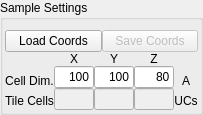
       <widget class="QGroupBox" name="box_sampleSettings">
        <property name="sizePolicy">
         <sizepolicy hsizetype="Maximum" vsizetype="Maximum">
          <horstretch>0</horstretch>
          <verstretch>0</verstretch>
         </sizepolicy>
        </property>
        <property name="maximumSize">
         <size>
          <width>510</width>
          <height>16777215</height>
         </size>
        </property>
        <property name="title">
         <string>Sample Settings</string>
        </property>
        <layout class="QHBoxLayout" name="horizontalLayout_13">
         <property name="spacing">
          <number>0</number>
         </property>
         <property name="leftMargin">
          <number>2</number>
         </property>
         <property name="topMargin">
          <number>10</number>
         </property>
         <property name="rightMargin">
          <number>2</number>
         </property>
         <property name="bottomMargin">
          <number>2</number>
         </property>
         <item>
          <layout class="QVBoxLayout" name="verticalLayout_13">
           <property name="spacing">
            <number>0</number>
           </property>
           <item>
            <layout class="QHBoxLayout" name="horizontalLayout_2">
             <property name="spacing">
              <number>0</number>
             </property>
             <item>
              <widget class="QPushButton" name="btn_atomsfile_browse">
               <property name="text">
                <string>Load Coords</string>
               </property>
              </widget>
             </item>
             <item>
              <widget class="QPushButton" name="btn_saveCoordinates">
               <property name="enabled">
                <bool>false</bool>
               </property>
               <property name="sizePolicy">
                <sizepolicy hsizetype="Minimum" vsizetype="Fixed">
                 <horstretch>0</horstretch>
                 <verstretch>0</verstretch>
                </sizepolicy>
               </property>
               <property name="text">
                <string>Save Coords</string>
               </property>
              </widget>
             </item>
            </layout>
           </item>
           <item>
            <layout class="QHBoxLayout" name="horizontalLayout_12">
             <item>
              <layout class="QVBoxLayout" name="verticalLayout_12">
               <item>
                <widget class="QLabel" name="label_8">
                 <property name="text">
                  <string/>
                 </property>
                </widget>
               </item>
               <item>
                <widget class="QLabel" name="label_cellDim">
                 <property name="text">
                  <string>Cell Dim.</string>
                 </property>
                 <property name="alignment">
                  <set>Qt::AlignCenter</set>
                 </property>
                </widget>
               </item>
               <item>
                <widget class="QLabel" name="label_6">
                 <property name="text">
                  <string>Tile Cells</string>
                 </property>
                 <property name="alignment">
                  <set>Qt::AlignCenter</set>
                 </property>
                </widget>
               </item>
              </layout>
             </item>
             <item>
              <layout class="QVBoxLayout" name="verticalLayout">
               <property name="spacing">
                <number>0</number>
               </property>
               <item>
                <widget class="QLabel" name="label_2">
                 <property name="maximumSize">
                  <size>
                   <width>16777215</width>
                   <height>30</height>
                  </size>
                 </property>
                 <property name="text">
                  <string>X</string>
                 </property>
                 <property name="alignment">
                  <set>Qt::AlignCenter</set>
                 </property>
                </widget>
               </item>
               <item>
                <widget class="QLineEdit" name="lineEdit_cellDimX">
                 <property name="sizePolicy">
                  <sizepolicy hsizetype="Minimum" vsizetype="Fixed">
                   <horstretch>0</horstretch>
                   <verstretch>0</verstretch>
                  </sizepolicy>
                 </property>
                 <property name="maximumSize">
                  <size>
                   <width>40</width>
                   <height>16777215</height>
                  </size>
                 </property>
                 <property name="layoutDirection">
                  <enum>Qt::LeftToRight</enum>
                 </property>
                 <property name="text">
                  <string>100</string>
                 </property>
                 <property name="alignment">
                  <set>Qt::AlignRight|Qt::AlignTrailing|Qt::AlignVCenter</set>
                 </property>
                </widget>
               </item>
               <item>
                <widget class="QLineEdit" name="lineEdit_tileX">
                 <property name="enabled">
                  <bool>false</bool>
                 </property>
                 <property name="maximumSize">
                  <size>
                   <width>40</width>
                   <height>16777215</height>
                  </size>
                 </property>
                 <property name="alignment">
                  <set>Qt::AlignRight|Qt::AlignTrailing|Qt::AlignVCenter</set>
                 </property>
                </widget>
               </item>
              </layout>
             </item>
             <item>
              <layout class="QVBoxLayout" name="verticalLayout_2">
               <property name="spacing">
                <number>0</number>
               </property>
               <item>
                <widget class="QLabel" name="label_3">
                 <property name="maximumSize">
                  <size>
                   <width>16777215</width>
                   <height>30</height>
                  </size>
                 </property>
                 <property name="text">
                  <string>Y</string>
                 </property>
                 <property name="alignment">
                  <set>Qt::AlignCenter</set>
                 </property>
                </widget>
               </item>
               <item>
                <widget class="QLineEdit" name="lineEdit_cellDimY">
                 <property name="sizePolicy">
                  <sizepolicy hsizetype="Minimum" vsizetype="Fixed">
                   <horstretch>0</horstretch>
                   <verstretch>0</verstretch>
                  </sizepolicy>
                 </property>
                 <property name="maximumSize">
                  <size>
                   <width>40</width>
                   <height>16777215</height>
                  </size>
                 </property>
                 <property name="text">
                  <string>100</string>
                 </property>
                 <property name="alignment">
                  <set>Qt::AlignRight|Qt::AlignTrailing|Qt::AlignVCenter</set>
                 </property>
                </widget>
               </item>
               <item>
                <widget class="QLineEdit" name="lineEdit_tileY">
                 <property name="enabled">
                  <bool>false</bool>
                 </property>
                 <property name="maximumSize">
                  <size>
                   <width>40</width>
                   <height>16777215</height>
                  </size>
                 </property>
                 <property name="alignment">
                  <set>Qt::AlignRight|Qt::AlignTrailing|Qt::AlignVCenter</set>
                 </property>
                </widget>
               </item>
              </layout>
             </item>
             <item>
              <layout class="QVBoxLayout" name="verticalLayout_3">
               <property name="spacing">
                <number>0</number>
               </property>
               <item>
                <widget class="QLabel" name="label_4">
                 <property name="maximumSize">
                  <size>
                   <width>16777215</width>
                   <height>30</height>
                  </size>
                 </property>
                 <property name="text">
                  <string>Z</string>
                 </property>
                 <property name="alignment">
                  <set>Qt::AlignCenter</set>
                 </property>
                </widget>
               </item>
               <item>
                <widget class="QLineEdit" name="lineEdit_cellDimZ">
                 <property name="sizePolicy">
                  <sizepolicy hsizetype="Minimum" vsizetype="Fixed">
                   <horstretch>0</horstretch>
                   <verstretch>0</verstretch>
                  </sizepolicy>
                 </property>
                 <property name="maximumSize">
                  <size>
                   <width>40</width>
                   <height>16777215</height>
                  </size>
                 </property>
                 <property name="text">
                  <string>80</string>
                 </property>
                 <property name="alignment">
                  <set>Qt::AlignRight|Qt::AlignTrailing|Qt::AlignVCenter</set>
                 </property>
                </widget>
               </item>
               <item>
                <widget class="QLineEdit" name="lineEdit_tileZ">
                 <property name="enabled">
                  <bool>false</bool>
                 </property>
                 <property name="maximumSize">
                  <size>
                   <width>40</width>
                   <height>16777215</height>
                  </size>
                 </property>
                 <property name="alignment">
                  <set>Qt::AlignRight|Qt::AlignTrailing|Qt::AlignVCenter</set>
                 </property>
                </widget>
               </item>
              </layout>
             </item>
             <item>
              <layout class="QVBoxLayout" name="verticalLayout_4">
               <property name="spacing">
                <number>0</number>
               </property>
               <item>
                <widget class="QLabel" name="label_9">
                 <property name="text">
                  <string/>
                 </property>
                </widget>
               </item>
               <item>
                <widget class="QLabel" name="lbl_angstrom">
                 <property name="text">
                  <string>A</string>
                 </property>
                 <property name="alignment">
                  <set>Qt::AlignCenter</set>
                 </property>
                </widget>
               </item>
               <item>
                <widget class="QLabel" name="label_7">
                 <property name="text">
                  <string>UCs</string>
                 </property>
                 <property name="alignment">
                  <set>Qt::AlignCenter</set>
                 </property>
                </widget>
               </item>
              </layout>
             </item>
            </layout>
           </item>
          </layout>
         </item>
        </layout>
       </widget>
